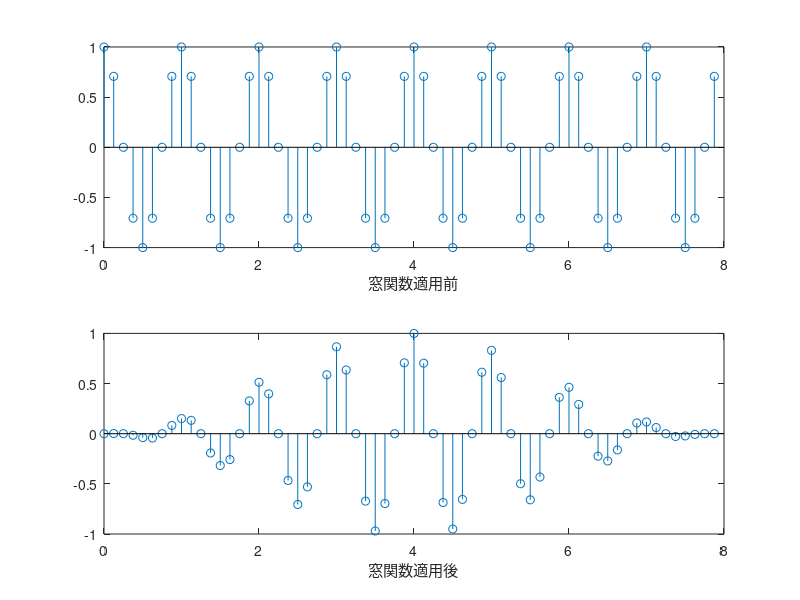
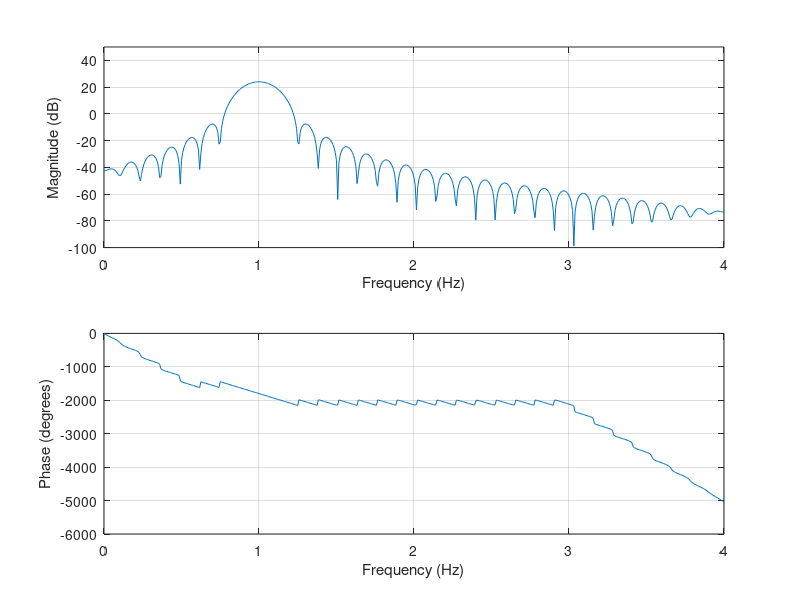

Source code (MATLAB) for these figures, in order: (Note: this script raises an error after producing the figures.)
clc;clear;close all;
nPoints=64;%窓の長さ
Ts=1/8;
duration=8;
t=0:Ts:duration-Ts;
xc=cos(2*pi*t);
window=window(@hanning,nPoints);%窓関数
%窓関数を適用している
xr=xc(:);%ベクトル化している
xw=window(:).*xc(:);%対応する要素を乗算している
%時間領域表現
figure(1)
subplot(2, 1, 1)
stem(t,xc)
xlabel('窓関数適用前')
subplot(2,1,2)
stem(t,xw)
xlabel('窓関数適用後')

%周波数領域表現
figure(2)
freqz(xw,1,512,1/Ts)
hold on
%freqz(xr,1,512,1/Ts)
subplot(2,1,1)
axis([0 4 -100 50])
wvtool(window)